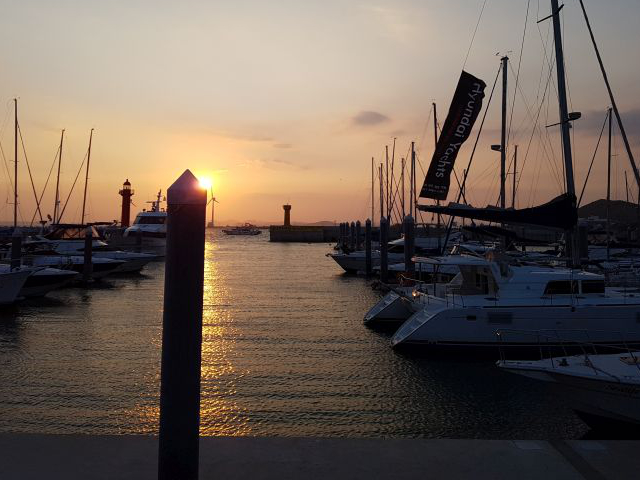
#> input picture img/yate.jpg, 640 x 480 px, found by its file name
$ python histo_equalize.py
#> lines starting #> are read from the running program, lines starting #| are printed output that depends on the picture
"""
opencv

출처

제목: 파이썬으로 만드는 OpenCV 프로젝트
저자: 이세우
출판: 프로그래밍인사이트
"""
"""
요약

[예제 4-28] 그레이 스케일 이퀄라이드 적용
"""
import cv2
import numpy as np

img = cv2.imread(filename="../img/yate.jpg", flags=cv2.IMREAD_GRAYSCALE)
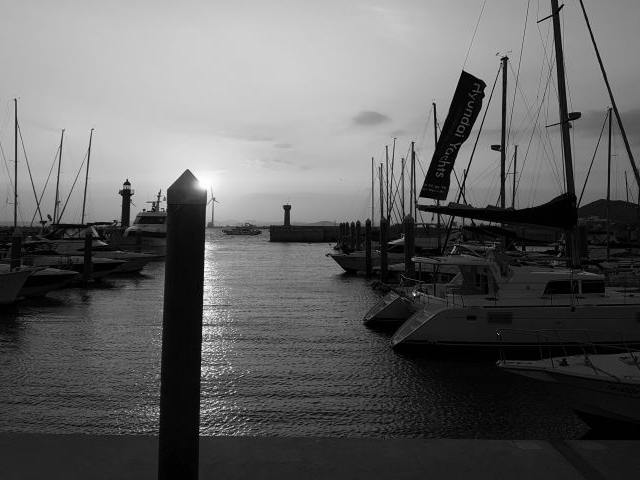
#> img: shape (480, 640); min 0, max 255, mean 98.1
h, w = img.shape[:2]
#> h = 480; w = 640
print(f"h:{h} w:{w} h*w:{h * w}")
#| h:480 w:640 h*w:307200

hist = cv2.calcHist(images=[img], channels=[0], mask=None, histSize=[256], ranges=[0, 256])
#> hist = 256 values, max 5912 at index 1, min 7 at index 255, mean 1200

cdf = hist.cumsum()  # 누적 구하기
#> cdf = 256 values from 1649 to 307200

print(f"cdf.min():{cdf.min()}")
#| cdf.min():1649.0
print(f"cdf.max():{cdf.max()}")
#| cdf.max():307200.0

cdf = np.uint8((cdf - cdf.min()) / (cdf.max() - cdf.min()) * 255)  # 0~255 사이 값으로 변경
#> cdf = 256 values from 0 to 255

img2 = cdf[img]  # cdf 에서 img 값으로 인덱싱
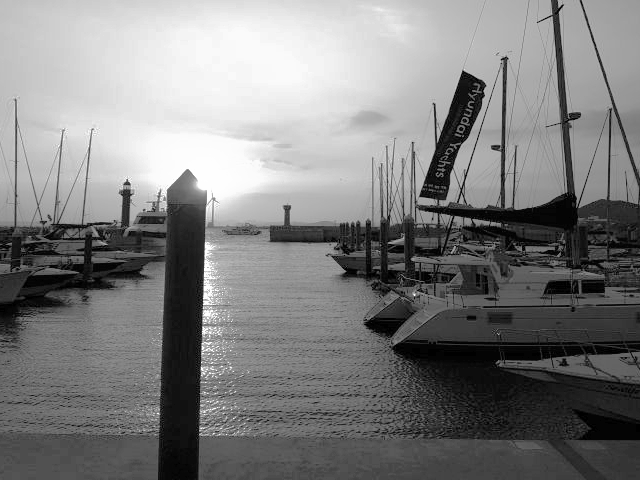
#> img2: shape (480, 640); min 0, max 255, mean 127.2

img3 = cv2.equalizeHist(img)

cv2.imshow(winname="img:img2:img3", mat=np.hstack((img, img2, img3)))
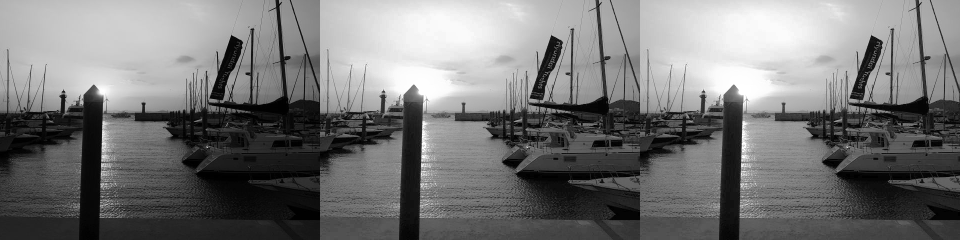
#> window 'img:img2:img3': shape (480, 1920) (shown at 1/2 size); min 0, max 255, mean 117.6
cv2.waitKey()
cv2.destroyAllWindows()
